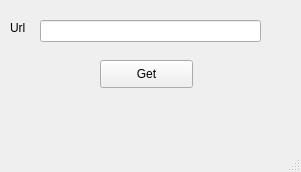
<?xml version="1.0" encoding="UTF-8"?>
<ui version="4.0">
 <class>MainWindow</class>
 <widget class="QMainWindow" name="MainWindow">
  <property name="geometry">
   <rect>
    <x>0</x>
    <y>0</y>
    <width>301</width>
    <height>172</height>
   </rect>
  </property>
  <property name="windowTitle">
   <string>MainWindow</string>
  </property>
  <widget class="QWidget" name="centralwidget">
   <widget class="QPushButton" name="pushButtonGetUrl">
    <property name="geometry">
     <rect>
      <x>100</x>
      <y>60</y>
      <width>93</width>
      <height>28</height>
     </rect>
    </property>
    <property name="text">
     <string>Get</string>
    </property>
   </widget>
   <widget class="QLineEdit" name="lineEditUrl">
    <property name="geometry">
     <rect>
      <x>40</x>
      <y>20</y>
      <width>221</width>
      <height>22</height>
     </rect>
    </property>
   </widget>
   <widget class="QLabel" name="label">
    <property name="geometry">
     <rect>
      <x>10</x>
      <y>20</y>
      <width>31</width>
      <height>16</height>
     </rect>
    </property>
    <property name="text">
     <string>Url</string>
    </property>
   </widget>
  </widget>
  <widget class="QMenuBar" name="menubar">
   <property name="geometry">
    <rect>
     <x>0</x>
     <y>0</y>
     <width>301</width>
     <height>26</height>
    </rect>
   </property>
  </widget>
  <widget class="QStatusBar" name="statusbar"/>
 </widget>
 <resources/>
 <connections/>
</ui>
